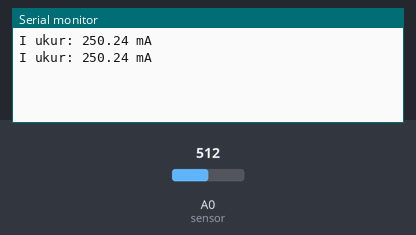
Bench run of a sketch on a simulated Arduino Uno, built with avr-gcc and run on an emulated ATmega328P. Parts: the last lines printed to the serial monitor. Inputs (shaded band) come from the test bench; at power-on: A0 (sensor) = 512.

Above: at 1.8 s.
1.9 s: A0 (sensor) set to 716
At 2.8 s:
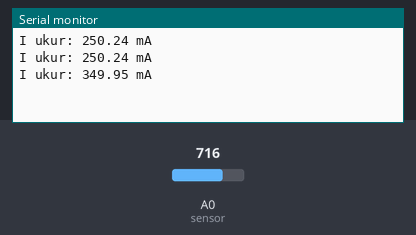
3.4 s: A0 (sensor) set to 900
At 4.8 s:
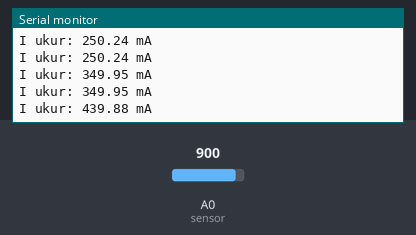
Timing chart, 0 to 6.4 s (numbered marks = the images above; inputs shaded):
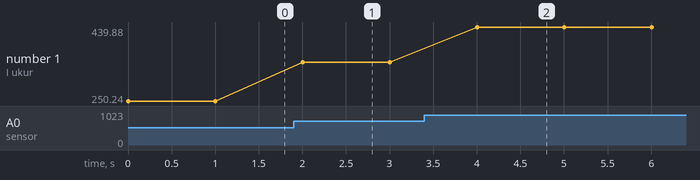

The sketch:

projek_amperemeter_serial1.ino
```cpp
//sensor arus
int sensor = A0;
float R = 10;
void setup()
{
Serial.begin(9600);
pinMode(sensor, INPUT);
}
void loop()
{
//mengukur arus
float adc1 = analogRead(sensor); // outputadc 0 -1023
float Vadc1 = 5 * adc1 / 1023; //volt
float I_ukur = Vadc1 / R; //arus dlm ampere
float I_mili = I_ukur * 1000; // arus dlm mili ampere
//menampilkan arus dalam serial
Serial.print("I ukur: ");
Serial.print(I_mili);
Serial.println(" mA");
delay(1000);
}
```

Measured:
- after the input at 1.9 s, the serial monitor: prints a new line after 0.10 s (image 1)
- after the input at 3.4 s, the serial monitor: prints a new line after 0.60 s (image 2)
- plotted number 1: 250.24 → 349.95 after the input at 1.9 s, 349.95 → 439.88 after the input at 3.4 s
